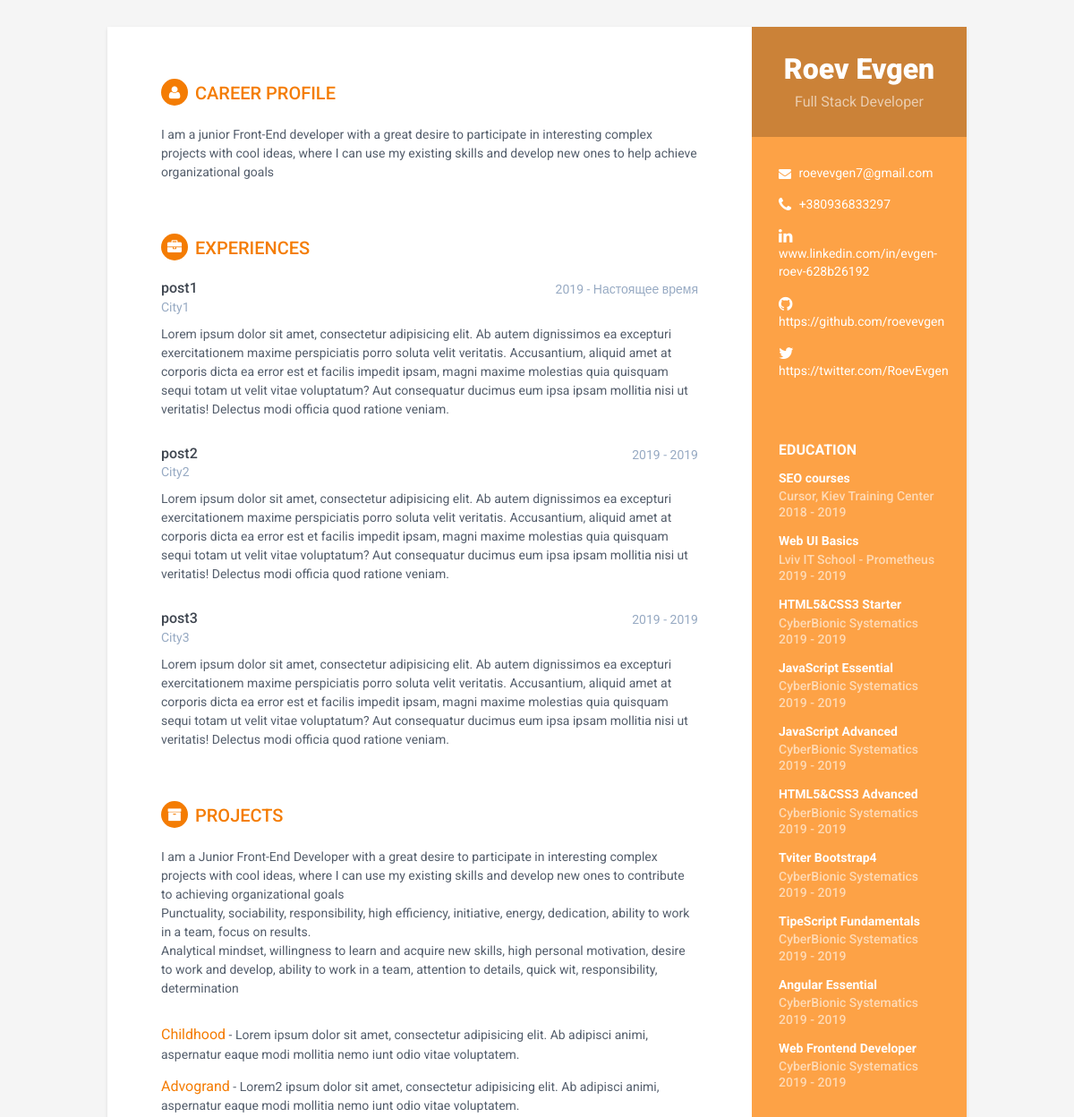
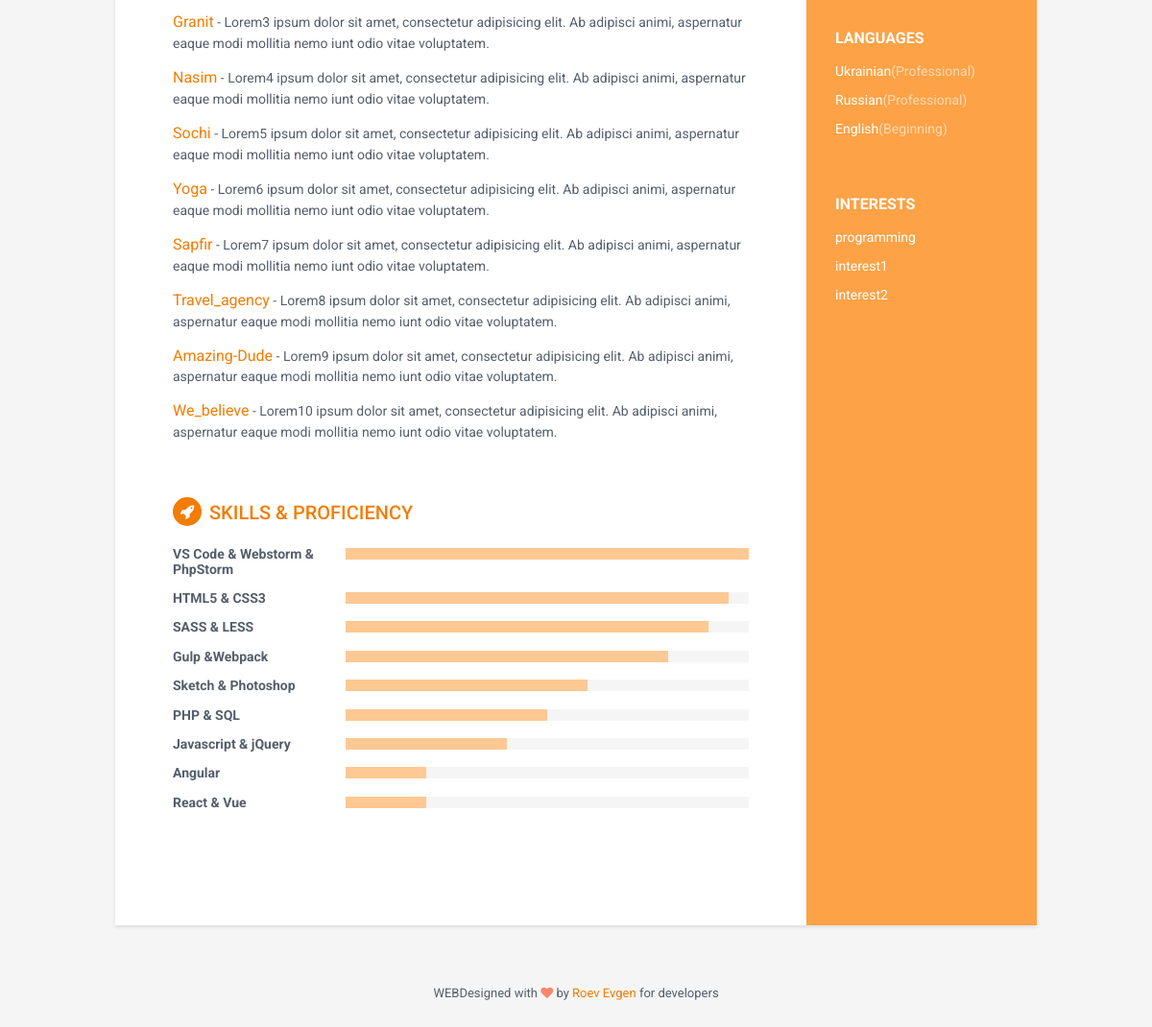
The page / on the database its author committed (2 pictures, top to bottom).
### tables this page shows
CREATE TABLE `about` (
  `id` int(11) NOT NULL,
  `name` varchar(30) NOT NULL,
  `post` varchar(30) NOT NULL,
  `email` varchar(30) NOT NULL,
  `linkedin` varchar(40) NOT NULL,
  `twitter` varchar(30) DEFAULT NULL,
  `phone` varchar(30) NOT NULL,
  `github` varchar(30) NOT NULL
);

CREATE TABLE `education` (
  `id` int(11) NOT NULL,
  `courses` varchar(100) NOT NULL,
  `training` varchar(30) NOT NULL,
  `yearStart` int(11) NOT NULL,
  `yearEnd` varchar(100) NOT NULL
);

CREATE TABLE `languages` (
  `id` int(11) NOT NULL,
  `lang` varchar(30) NOT NULL,
  `hold` varchar(30) NOT NULL
);

CREATE TABLE `interests` (
  `id` int(11) NOT NULL,
  `title` varchar(30) NOT NULL
);

CREATE TABLE `aboutcareer` (
  `id` int(11) NOT NULL,
  `title` varchar(1000) NOT NULL
);

CREATE TABLE `career` (
  `id` int(11) NOT NULL,
  `post` varchar(30) NOT NULL,
  `place` varchar(30) NOT NULL,
  `duty` varchar(1000) NOT NULL,
  `yearStart` varchar(30) NOT NULL,
  `yearEnd` varchar(30) NOT NULL
);

CREATE TABLE `aboutus` (
  `id` int(11) NOT NULL,
  `title` varchar(1000) NOT NULL
);

CREATE TABLE `projectus` (
  `id` int(11) NOT NULL,
  `projectus` varchar(100) NOT NULL,
  `description` varchar(200) NOT NULL,
  `href` varchar(100) NOT NULL
);

CREATE TABLE `levels` (
  `id` int(11) NOT NULL,
  `skill` varchar(1000) NOT NULL,
  `percent` varchar(100) NOT NULL
);

### data.php (called while the page is built)
<?php
$pdo = new PDO('mysql:host=127.0.0.1;dbname=practice_db','root', '');
$sql = [
    "SELECT * FROM about",
    "SELECT * FROM education",
    "SELECT * FROM languages",
    "SELECT * FROM interests",
    "SELECT * FROM aboutcareer",
    "SELECT * FROM career",
    "SELECT * FROM aboutus",
    "SELECT * FROM projectus",
    "SELECT * FROM levels"
];
$aboutData = $pdo->query($sql[0]);
$aboutData = $aboutData->fetch();
$educationData = $pdo->query($sql[1]);
$langData= $pdo->query($sql[2]);
$interestsData = $pdo->query($sql[3]);
$aboutCareer = $pdo->query($sql[4]);
$aboutCareer = $aboutCareer->fetch();
$career = $pdo->query($sql[5]);
$about = $pdo->query($sql[6]);
$about = $about->fetch();
$projectsData = $pdo->query($sql[7]);
$level = $pdo->query($sql[8]);

### index.php (the view, shortened to what this page needs)
<?php
require_once 'data.php';
?>
<!DOCTYPE html>
 <html lang="en">
<head>
    <link rel="stylesheet" href="assets/plugins/bootstrap/css/bootstrap.min.css">
    <link rel="stylesheet" href="assets/plugins/font-awesome/css/font-awesome.css">
    <link id="theme-style" rel="stylesheet" href="assets/css/styles.css">
</head>
<body>
<div class="wrapper">
    <div class="sidebar-wrapper">
        <div class="profile-container">
            <h1 class="name"><?php echo $aboutData['name']; ?></h1>
            <h3 class="tagline"><?php echo $aboutData['post']; ?></h3>
        </div>
        <div class="contact-container container-block">
            <ul class="list-unstyled contact-list">
                <li class="email"><i class="fa fa-envelope"></i>
                    <a href="mailto: <?= $aboutData['email']; ?>">
                        <?= $aboutData['email']; ?></a></li>
                <li class="phone"><i class="fa fa-phone"></i>
                    <a href="tel:<?= $aboutData['phone']; ?>">
                        <?= $aboutData['phone']; ?></a></li>
                <li class="linkedin"><i class="fa fa-linkedin"></i>
                    <a href="<?= $aboutData['linkedin']; ?>"
                       target="_blank"><?= $aboutData['linkedin']; ?></a>
                </li>
                <li class="github"><i class="fa fa-github"></i>
                    <a href="<?= $aboutData['github']; ?>"
                    target="_blank"><?= $aboutData['github']; ?></a>
                </li>
                <li class="twitter"><i class="fa fa-twitter"></i>
                    <a href="<?= $aboutData['twitter']; ?>"
                    target="_blank"><?= $aboutData['twitter']; ?></a>
                </li>
            </ul>
        </div>
        <div class="education-container container-block">
                <h2 class="container-block-title">Education</h2>
            <?php foreach ($educationData as $value) { ?>
                    <div class="item">
                        <h4 class="degree"><?php echo $value['courses'] ?></h4>
                        <h5 class="meta"><?php echo $value['training'] ?></h5>
                        <div class="time"><?php echo $value['yearStart'] ?> - <?php echo $value['yearEnd'] ?></div>
                    </div>
            <?php } ?>
        </div>
        <div class="languages-container container-block">
            <h2 class="container-block-title">Languages</h2>
            <ul class="list-unstyled interests-list">
                <?php foreach ($langData as $lang) {?>
                    <li><?php echo $lang['lang']; ?><span class="lang-desc">(<?php echo $lang['hold']; ?>)</span></li>
                <?php } ?>
            </ul>
        </div>
        <div class="interests-container container-block">
            <h2 class="container-block-title">Interests</h2>
            <ul class="list-unstyled interests-list">
                <?php foreach($interestsData as $int) { ?>
                <li><?php echo $int['title']; ?></li>
                <?php } ?>
            </ul>
        </div>
    </div>
    <div class="main-wrapper">
        <section class="section summary-section">
            <h2 class="section-title"><i class="fa fa-user"></i>Career Profile</h2>
            <div class="summary">
                <p><?= $aboutCareer['title'] ?></p>
            </div>
        </section>
        <section class="section experiences-section">
            <h2 class="section-title"><i class="fa fa-briefcase"></i>Experiences</h2>
            <?php foreach($career as $job) { ?>
            <div class="item">
                <div class="meta">
                    <div class="upper-row">
                        <h3 class="job-title"><?php echo $job['post']; ?></h3>
                        <div class="time"><?php echo $job['yearStart']; ?> - <?php echo $job['yearEnd']; ?></div>
                    </div>
                    <div class="company"><?php echo $job['place']; ?></div>
                </div>
                <div class="details">
                    <p><?php echo $job['duty']; ?> </p>
                </div>
            </div>
            <?php } ?>
        </section>
        <section class="section projects-section">
            <h2 class="section-title"><i class="fa fa-archive"></i>Projects</h2>
            <div class="intro">
                <p><?php echo $about['title']; ?></p>
            </div>
            <?php foreach ($projectsData as $project) { ?>
            <div class="item">
                <span class="project-title">
                    <a href="<?php echo $project['href']; ?>"
                       target="_blank"><?php echo $project['projectus']; ?></a></span> -
                <span class="project-tagline"><?php echo $project['description']; ?></span>
            </div>
            <?php } ?>
        </section>
        <section class="skills-section section">
            <h2 class="section-title"><i class="fa fa-rocket"></i>Skills &amp; Proficiency</h2>
            <div class="skillset">
                <?php foreach ($level as $lev) { ?>
                <div class="item">
                    <h3 class="level-title"><?php echo $lev['skill']; ?></h3>
                    <div class="level-bar">
                        <div class="level-bar-inner" data-level="<?php echo $lev['percent']; ?>">
                        </div>
                    </div>
                </div>
                <?php } ?>
            </div>
        </section>
    </div>
</div>
<footer class="footer">
    <div class="text-center">
        <small class="copyright">WEBDesigned with <i class="fa fa-heart"></i> by <a href="http://themes.3rdwavemedia.com" target="_blank">Roev Evgen</a> for developers</small>
    </div>
</footer>
</body>
</html>

### assets/less/css/styles.css (style rules this page uses)
body { font-family: 'Roboto', sans-serif; color: #545E6C; background: #f5f5f5; font-size: 14px; padding: 30px; -webkit-font-smoothing: antialiased; -moz-osx-font-smoothing: grayscale; }
h1, h2, h3, h4, h5, h6 { font-weight: 700; }
a { color: #f47c03; -webkit-transition: all 0.4s ease-in-out; -moz-transition: all 0.4s ease-in-out; -ms-transition: all 0.4s ease-in-out; -o-transition: all 0.4s ease-in-out; }
p { line-height: 1.5; }
.wrapper { background: #FDA246; max-width: 960px; margin: 0 auto; position: relative; -webkit-box-shadow: 0px 2px 4px rgba(0, 0, 0, 0.1); -moz-box-shadow: 0px 2px 4px rgba(0, 0, 0, 0.1); box-shadow: 0px 2px 4px rgba(0, 0, 0, 0.1); }
.sidebar-wrapper { background: #FDA246; position: absolute; right: 0; width: 240px; height: 100%; min-height: 800px; color: #fff; }
.sidebar-wrapper a { color: #fff; }
.sidebar-wrapper .profile-container { padding: 30px; background: rgba(0, 0, 0, 0.2); text-align: center; color: #fff; }
.sidebar-wrapper .name { font-size: 32px; font-weight: 900; margin-top: 0; margin-bottom: 10px; }
.sidebar-wrapper .tagline { color: rgba(255, 255, 255, 0.6); font-size: 16px; font-weight: 400; margin-top: 0; margin-bottom: 0; }
.sidebar-wrapper .contact-list .fa { margin-right: 5px; font-size: 18px; vertical-align: middle; }
.sidebar-wrapper .contact-list li { margin-bottom: 15px; }
.sidebar-wrapper .contact-list li:last-child { margin-bottom: 0; }
.sidebar-wrapper .contact-list .email .fa { font-size: 14px; }
.sidebar-wrapper .container-block { padding: 30px; }
.sidebar-wrapper .container-block-title { text-transform: uppercase; font-size: 16px; font-weight: 700; margin-top: 0; margin-bottom: 15px; }
.sidebar-wrapper .degree { font-size: 14px; margin-top: 0; margin-bottom: 5px; }
.sidebar-wrapper .education-container .item { margin-bottom: 15px; }
.sidebar-wrapper .education-container .item:last-child { margin-bottom: 0; }
.sidebar-wrapper .education-container .meta { color: rgba(255, 255, 255, 0.6); font-weight: 500; margin-bottom: 0px; margin-top: 0; }
.sidebar-wrapper .education-container .time { color: rgba(255, 255, 255, 0.6); font-weight: 500; margin-bottom: 0px; }
.sidebar-wrapper .languages-container .lang-desc { color: rgba(255, 255, 255, 0.6); }
.sidebar-wrapper .interests-list { margin-bottom: 0; }
.sidebar-wrapper .interests-list li { margin-bottom: 10px; }
.sidebar-wrapper .interests-list li:last-child { margin-bottom: 0; }
.main-wrapper { background: #fff; padding: 60px; padding-right: 300px; }
.main-wrapper .section-title { text-transform: uppercase; font-size: 20px; font-weight: 500; color: #f47c03; position: relative; margin-top: 0; margin-bottom: 20px; }
.main-wrapper .section-title .fa { width: 30px; height: 30px; margin-right: 8px; display: inline-block; color: #fff; -webkit-border-radius: 50%; -moz-border-radius: 50%; -ms-border-radius: 50%; -o-border-radius: 50%; border-radius: 50%; -moz-background-clip: padding; -webkit-background-clip: padding-box; background-clip: padding-box; background: #f47c03; text-align: center; padding-top: 8px; font-size: 16px; position: relative; top: -2px; }
.main-wrapper .section { margin-bottom: 60px; }
.main-wrapper .experiences-section .item { margin-bottom: 30px; }
.main-wrapper .upper-row { position: relative; overflow: hidden; margin-bottom: 2px; }
.main-wrapper .job-title { color: #3F4650; font-size: 16px; margin-top: 0; margin-bottom: 0; font-weight: 500; }
.main-wrapper .time { position: absolute; right: 0; top: 0; color: #97AAC3; }
.main-wrapper .company { margin-bottom: 10px; color: #97AAC3; }
.main-wrapper .project-title { font-size: 16px; font-weight: 400; margin-top: 0; margin-bottom: 5px; }
.main-wrapper .projects-section .intro { margin-bottom: 30px; }
.main-wrapper .projects-section .item { margin-bottom: 15px; }
.skillset .item { margin-bottom: 15px; overflow: hidden; }
.skillset .level-title { font-size: 14px; margin-top: 0; margin-bottom: 12px; }
.skillset .level-bar { height: 12px; background: #f5f5f5; }
.skillset .level-bar-inner { height: 12px; background: #fec892; }
.footer { padding: 30px; padding-top: 60px; }
.footer .copyright { line-height: 1.6; color: #545E6C; font-size: 13px; }
.footer .fa-heart { color: #fb866a; }
@media (min-width: 992px) { .skillset .level-title { display: inline-block; float: left; width: 30%; margin-bottom: 0; } }
@media (min-width: 992px) { .skillset .level-bar { display: inline-block; width: 70%; float: left; position: relative; top: 1px; } }

### rows shown on the page
about: name "Roev Evgen", post "Full Stack Developer", email "roevevgen7@gmail.com", phone "+380936833297", linkedin "www.linkedin.com/in/evgen-roev-628b26192", github "https://github.com/roevevgen", twitter "https://twitter.com/RoevEvgen"
education: courses "SEO courses", training "Cursor, Kiev Training Center", yearStart "2018", yearEnd "2019"
education: courses "Web UI Basics", training "Lviv IT School - Prometheus", yearStart "2019", yearEnd "2019"
education: courses "HTML5&CSS3 Starter", training "CyberBionic Systematics", yearStart "2019", yearEnd "2019"
education: courses "JavaScript Essential", training "CyberBionic Systematics", yearStart "2019", yearEnd "2019"
education: courses "JavaScript Advanced", training "CyberBionic Systematics", yearStart "2019", yearEnd "2019"
education: courses "HTML5&CSS3 Advanced", training "CyberBionic Systematics", yearStart "2019", yearEnd "2019"
education: courses "Tviter Bootstrap4", training "CyberBionic Systematics", yearStart "2019", yearEnd "2019"
education: courses "TipeScript Fundamentals", training "CyberBionic Systematics", yearStart "2019", yearEnd "2019"
education: courses "Angular Essential", training "CyberBionic Systematics", yearStart "2019", yearEnd "2019"
education: courses "Web Frontend Developer", training "CyberBionic Systematics", yearStart "2019", yearEnd "2019"
languages: lang "Ukrainian", hold "Professional"
languages: lang "Russian", hold "Professional"
languages: lang "English", hold "Beginning"
interests: title "programming"
interests: title "interest1"
interests: title "interest2"
aboutcareer: title "I am a junior Front-End developer with a great desire to participate in interesting complex projects with cool ideas, where I can use my existing skills and develop new ones to help achieve organizational goals"
career: post "post1", yearStart "2019", yearEnd "Настоящее время", place "City1", duty "Lorem ipsum dolor sit amet, consectetur adipisicing elit. Ab autem dignissimos ea excepturi exercitationem maxime perspiciatis porro soluta velit veritatis. Accusantium, aliquid amet at corporis dicta ea error est et facilis impedit ipsam, magni maxime molestias quia quisquam sequi totam ut velit vitae voluptatum? Aut consequatur ducimus eum ipsa ipsam mollitia nisi ut veritatis! Delectus modi officia quod ratione veniam."
career: post "post2", yearStart "2019", yearEnd "2019", place "City2", duty "Lorem ipsum dolor sit amet, consectetur adipisicing elit. Ab autem dignissimos ea excepturi exercitationem maxime perspiciatis porro soluta velit veritatis. Accusantium, aliquid amet at corporis dicta ea error est et facilis impedit ipsam, magni maxime molestias quia quisquam sequi totam ut velit vitae voluptatum? Aut consequatur ducimus eum ipsa ipsam mollitia nisi ut veritatis! Delectus modi officia quod ratione veniam."
career: post "post3", yearStart "2019", yearEnd "2019", place "City3", duty "Lorem ipsum dolor sit amet, consectetur adipisicing elit. Ab autem dignissimos ea excepturi exercitationem maxime perspiciatis porro soluta velit veritatis. Accusantium, aliquid amet at corporis dicta ea error est et facilis impedit ipsam, magni maxime molestias quia quisquam sequi totam ut velit vitae voluptatum? Aut consequatur ducimus eum ipsa ipsam mollitia nisi ut veritatis! Delectus modi officia quod ratione veniam."
aboutus: title "I am a Junior Front-End Developer with a great desire to participate in interesting complex projects with cool ideas, where I can use my existing skills and develop new ones to contribute to achieving organizational goals Punctuality, sociability, responsibility, high efficiency, initiative, energy, dedication, ability to work in a team, focus on results. Analytical mindset, willingness to learn and acquire new skills, high personal motivation, desire to work and develop, ability to work in a team, attention to details, quick wit, responsibility, determination"
projectus: projectus "Childhood", description "Lorem ipsum dolor sit amet, consectetur adipisicing elit. Ab adipisci animi, aspernatur eaque modi mollitia nemo iunt odio vitae voluptatem."
projectus: projectus "Advogrand", description "Lorem2 ipsum dolor sit amet, consectetur adipisicing elit. Ab adipisci animi, aspernatur eaque modi mollitia nemo iunt odio vitae voluptatem."
projectus: projectus "Granit", description "Lorem3 ipsum dolor sit amet, consectetur adipisicing elit. Ab adipisci animi, aspernatur eaque modi mollitia nemo iunt odio vitae voluptatem."
projectus: projectus "Nasim", description "Lorem4 ipsum dolor sit amet, consectetur adipisicing elit. Ab adipisci animi, aspernatur eaque modi mollitia nemo iunt odio vitae voluptatem."
projectus: projectus "Sochi", description "Lorem5 ipsum dolor sit amet, consectetur adipisicing elit. Ab adipisci animi, aspernatur eaque modi mollitia nemo iunt odio vitae voluptatem."
projectus: projectus "Yoga", description "Lorem6 ipsum dolor sit amet, consectetur adipisicing elit. Ab adipisci animi, aspernatur eaque modi mollitia nemo iunt odio vitae voluptatem."
projectus: projectus "Sapfir", description "Lorem7 ipsum dolor sit amet, consectetur adipisicing elit. Ab adipisci animi, aspernatur eaque modi mollitia nemo iunt odio vitae voluptatem."
projectus: projectus "Travel_agency", description "Lorem8 ipsum dolor sit amet, consectetur adipisicing elit. Ab adipisci animi, aspernatur eaque modi mollitia nemo iunt odio vitae voluptatem."
projectus: projectus "Amazing-Dude", description "Lorem9 ipsum dolor sit amet, consectetur adipisicing elit. Ab adipisci animi, aspernatur eaque modi mollitia nemo iunt odio vitae voluptatem."
projectus: projectus "We_believe", description "Lorem10 ipsum dolor sit amet, consectetur adipisicing elit. Ab adipisci animi, aspernatur eaque modi mollitia nemo iunt odio vitae voluptatem."
levels: skill "VS Code & Webstorm & PhpStorm"
levels: skill "HTML5 & CSS3"
levels: skill "SASS & LESS"
levels: skill "Gulp &Webpack"
levels: skill "Sketch & Photoshop"
levels: skill "PHP & SQL"
levels: skill "Javascript & jQuery"
levels: skill "Angular"
levels: skill "React & Vue"
